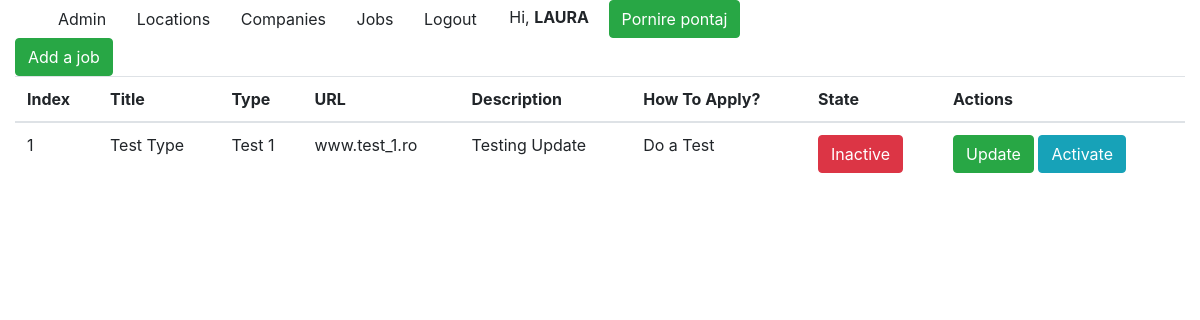
/jobs/ (signed in), run on an earlier commit of the app's database.
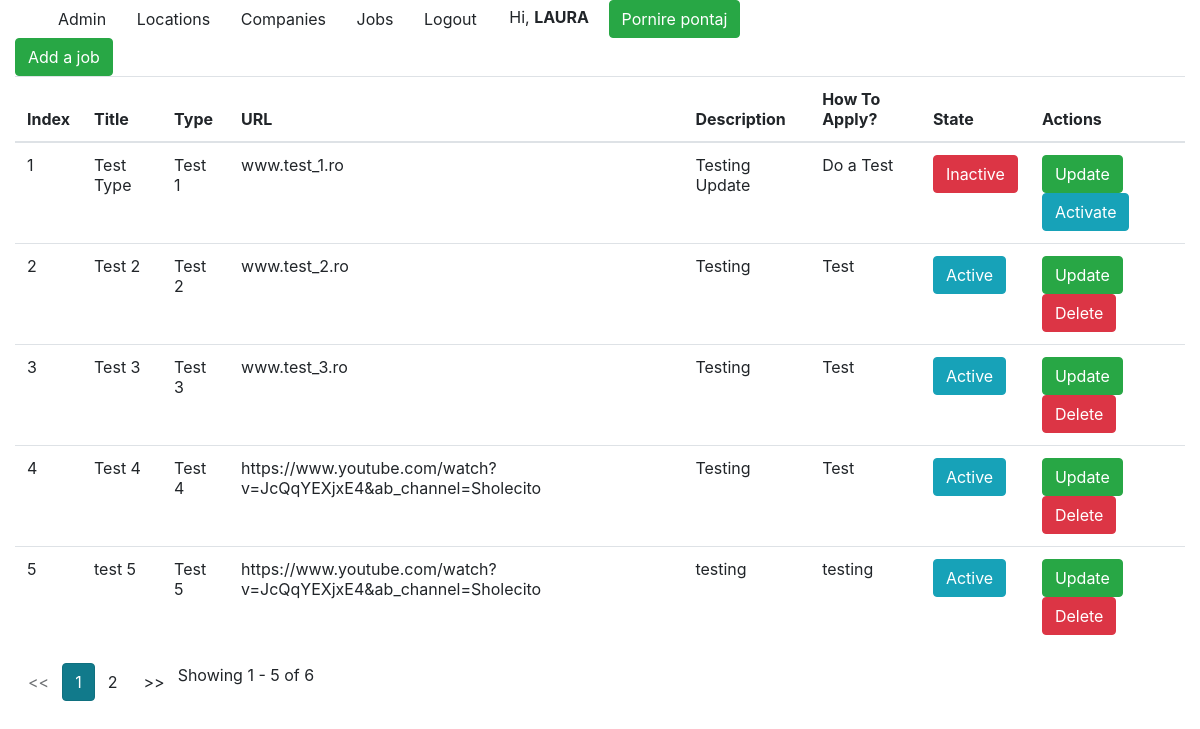
And on a later commit of the database.
### app_3/models.py (models this page shows, shortened)
class Jobs(models.Model):
    type = models.CharField(max_length=11)
    url = models.CharField(max_length=100)
    title = models.CharField(max_length=100)
    description = models.TextField()
    how_to_apply = models.TextField()
    active = models.BooleanField(default=1)

### app_3/views.py (the view)
# urls.py: path('', views.JobsView.as_view(), name='jobs_list'),
class JobsView(LoginRequiredMixin, ListView):
    model = Jobs
    template_name = 'app_3/jobs_index.html'
    paginate_by = 5

### final_project/context_porcessors.py (called while the page is built)
def is_ready_to_work(request):
    if request.user.is_authenticated:
        if Pontaj.objects.filter(user_id=request.user.id, end_date=None).exists():
            return {'ready_to_work': False}
        return {'ready_to_work': True}
    return {}

### templates/app_3/jobs_index.html
{% extends 'base.html' %}
{% block content %}
    <a class="btn btn-success" href="{% url 'jobs:add' %}">Add a job</a>
    <table class="table">
        <thead>
            <tr>
                <th>Index</th>
                <th>Title</th>
                <th>Type</th>
                <th>URL</th>
                <th>Description</th>
                <th>How To Apply?</th>
                <th>State</th>
                <th>Actions</th>
            </tr>
        </thead>
        <tbody>
            {% for item in jobs_list %}
                <tr>
                    <td>{{ forloop.counter }}</td>
                    <td>{{ item.title }}</td>
                    <td>{{ item.type }}</td>
                    <td>{{ item.url }}</td>
                    <td>{{ item.description }}</td>
                    <td>{{ item.how_to_apply }}</td>
                    <td>
                        {% if item.active == 1 %}
                            <span class="btn btn-info" aria-disabled="true">Active</span>
                        {% else %}
                            <span class="btn btn-danger aria-disabled="true">Inactive</span>
                        {% endif %}
                    </td>
                    <td>
                        <a class="btn btn-success" href="{% url 'jobs:update' item.id %}">Update</a>
                        {% if item.active == 1 %}
                            <a class="btn btn-danger" href="{% url 'jobs:delete' item.id %}">Delete</a>
                        {% else %}
                            <a class="btn btn-info" href="{% url 'jobs:activate' item.id %}">Activate</a>
                        {% endif %}
                    </td>
                </tr>
            {% endfor %}
        </tbody>
    </table>
    <div class="d-flex align-items-center">
        {% if is_paginated %}
            <ul class="pagination">
                {% if page_obj.has_previous %}
                    <li><a class="btn" href="?page={{ page_obj.previous_page_number }}"><<</a></li>
                {% else %}
                    <li class="disabled btn"><span><<</span></li>
                {% endif %}
                {% for i in paginator.page_range %}
                    {% if page_obj.number == i %}
                        <li class="active btn btn-info"><span>{{ i }}<span class="sr-only">(curent)</span></span></li>
                    {% else %}
                        <li><a class="btn" href="?page={{ i }}">{{ i }}</a></li>
                    {% endif %}
                {% endfor %}
                {% if page_obj.has_next %}
                    <li><a class="btn" href="?page={{ page_obj.next_page_number }}">>></a></li>
                {% else %}
                    <li class="disabled btn"><span>>></span></li>
                {% endif %}
                <span class="align-right">Showing {{ page_obj.start_index }} - {{ page_obj.end_index }} of
                    {{ page_obj.paginator.count }}
                </span>
            </ul>
        {% endif %}
    </div>
{% endblock %}

What changed in the data, as far as the page shows it:
added Jobs: title "Test 2", type "Test 2", url "www.test_2.ro", description "Testing", how_to_apply "Test", active "Active"
added Jobs: title "Test 3", type "Test 3", url "www.test_3.ro", description "Testing", how_to_apply "Test", active "Active"
added Jobs: title "Test 4", type "Test 4", url "https://www.youtube.com/watch?v=JcQqYEXjxE4&ab_channel=Sholecito", description "Testing", how_to_apply "Test", active "Active"
added Jobs: title "test 5", type "Test 5", url "https://www.youtube.com/watch?v=JcQqYEXjxE4&ab_channel=Sholecito", description "testing", how_to_apply "testing", active "Active"
Also different on the page:
{{ page_obj.start_index }}: (not shown) → "1"
{{ page_obj.end_index }}: (not shown) → "5"
{{ page_obj.paginator.count }}: (not shown) → "6"
text now shown: "<< >> Showing - of"
new list line: "1"
new list line: "2"
